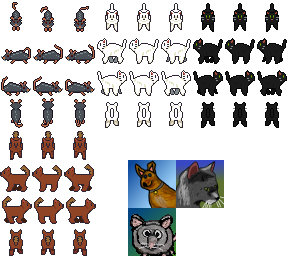
#> input picture src/frontend/assets/lpc-rat-cat-dog-source.png, 288 x 256 px
$ python build_lpc_pet_pack.py
#> lines starting #> are read from the running program, lines starting #| are printed output that depends on the picture
"""Build the three-pet Carrot Forest atlas from the credited LPC animal sheet."""

from pathlib import Path

from PIL import Image

ROOT = Path(__file__).resolve().parents[1]
SOURCE = ROOT / "src/frontend/assets/lpc-rat-cat-dog-source.png"
OUTPUT = ROOT / "src/frontend/assets/carrot-forest-lpc-pets-v1.png"
FRAME = 32


def orange_cat(frame: Image.Image) -> Image.Image:
    result = frame.convert("RGBA")
    pixels = result.load()
    for y in range(result.height):
        for x in range(result.width):
            red, green, blue, alpha = pixels[x, y]
            if alpha and max(red, green, blue) < 95:
                brightness = max(red, green, blue) / 95
                pixels[x, y] = (
                    int(112 + 100 * brightness),
                    int(55 + 55 * brightness),
                    int(22 + 24 * brightness),
                    alpha,
                )
    return result


def build() -> None:
    source = Image.open(SOURCE).convert("RGBA")
#> source is the input picture: PIL image 288x256 RGBA; mean R, G, B, A 31.3, 28.2, 27.9, 81.6
    atlas = Image.new("RGBA", (9 * FRAME, 4 * FRAME), (0, 0, 0, 0))
#> atlas: PIL image 288x128 RGBA; every value is 0
    # Output columns: white cat 0..2, orange cat 3..5, dog 6..8.
    for direction in range(4):
        for animation in range(3):
            white = source.crop(
                ((3 + animation) * FRAME, direction * FRAME, (4 + animation) * FRAME, (direction + 1) * FRAME)
            )
            black = source.crop(
                ((6 + animation) * FRAME, direction * FRAME, (7 + animation) * FRAME, (direction + 1) * FRAME)
            )
            dog = source.crop(
                (animation * FRAME, (4 + direction) * FRAME, (animation + 1) * FRAME, (5 + direction) * FRAME)
            )
            atlas.alpha_composite(white, (animation * FRAME, direction * FRAME))
            atlas.alpha_composite(orange_cat(black), ((3 + animation) * FRAME, direction * FRAME))
            atlas.alpha_composite(dog, ((6 + animation) * FRAME, direction * FRAME))
#> this loop made 4 passes
#> pass 1, in orange_cat, `result = frame.convert("RGBA")`:
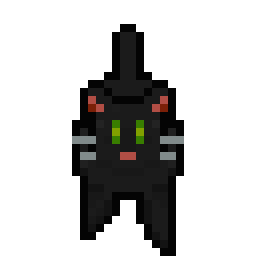
#> result: PIL image 32x32 RGBA (shown 8 times larger); mean R, G, B, A 7.2, 6.9, 6, 66.4; transparent parts drawn white
#> pass 2, in orange_cat (call 4), `result = frame.convert("RGBA")`:
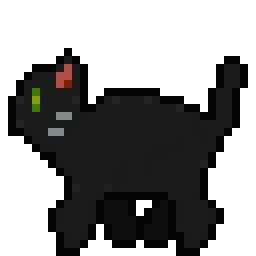
#> result: PIL image 32x32 RGBA (shown 8 times larger); mean R, G, B, A 10.7, 10.5, 10, 120.9; transparent parts drawn white
#> after the loop:
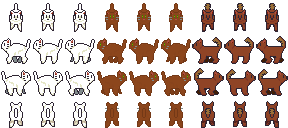
#> atlas: PIL image 288x128 RGBA; mean R, G, B, A 51.5, 36.9, 30.3, 93; transparent parts drawn white
#> after the loop:
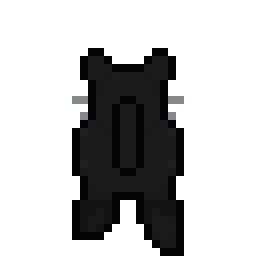
#> black: PIL image 32x32 RGBA (shown 8 times larger); mean R, G, B, A 5.7, 5.8, 5.8, 71.2; transparent parts drawn white
#> after the loop:
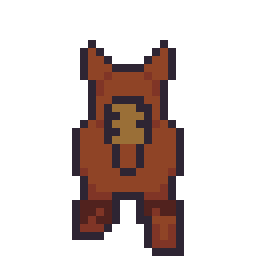
#> dog: PIL image 32x32 RGBA (shown 8 times larger); mean R, G, B, A 28.7, 15.6, 12.4, 71.2; transparent parts drawn white
#> after the loop:
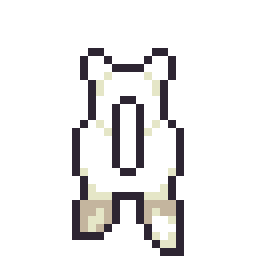
#> white: PIL image 32x32 RGBA (shown 8 times larger); mean R, G, B, A 48.4, 47.3, 47.4, 69.7; transparent parts drawn white
    atlas.save(OUTPUT, optimize=True)


if __name__ == "__main__":
    build()

$ run again, with src/frontend/assets/carrot-forest-animated-objects-v2.png copied over src/frontend/assets/lpc-rat-cat-dog-source.png
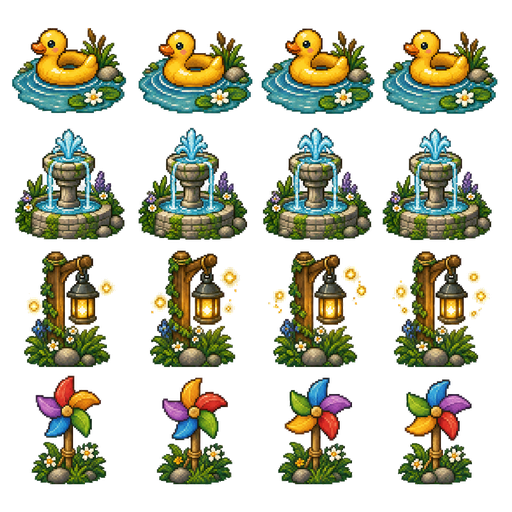
#> input picture src/frontend/assets/carrot-forest-animated-objects-v2.png, 512 x 512 px
#> in build, source is the input picture: PIL image 512x512 RGBA; mean R, G, B, A 50.9, 52.9, 35.3, 100.6
#> after the loop in build, `for direction in range(4):`:
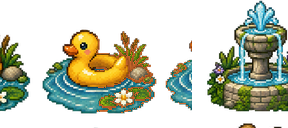
#> atlas: PIL image 288x128 RGBA; mean R, G, B, A 55.9, 60.9, 43.2, 107.1; transparent parts drawn white
#> after the loop in build, `for direction in range(4):`:
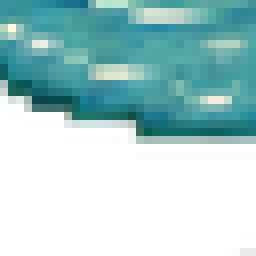
#> white: PIL image 32x32 RGBA (shown 8 times larger); mean R, G, B, A 44.4, 83.3, 84.3, 125.9; transparent parts drawn white
